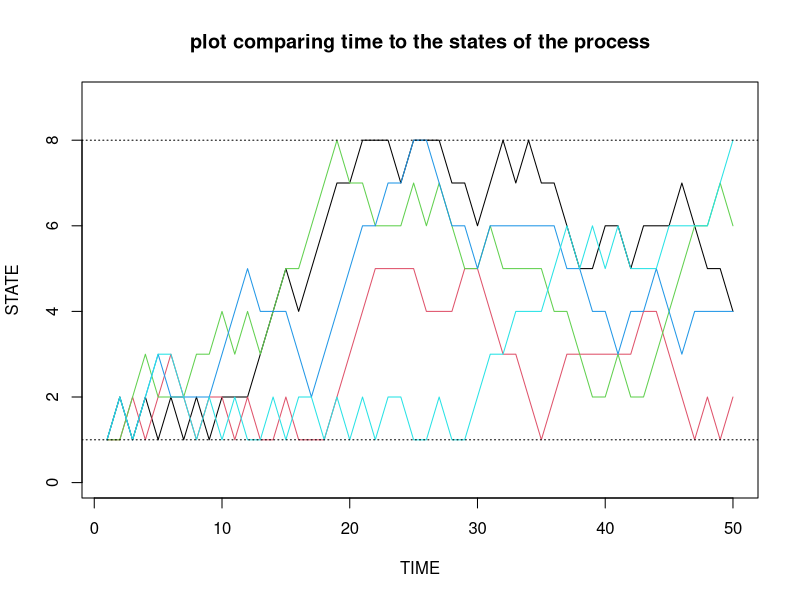

Here is the R script that generated this plot:

set.seed(69)

run.mc.sim <- function( P, num.iters = 50 ) {
  
  num.states <- nrow(P)
  
  states     <- numeric(num.iters)
  
  states[1]    <- 1
  
  t <-2 
  
  while(t<=num.iters){
    
    p  <- P[states[t-1], ]
    
    states[t] <-  which(rmultinom(1, 1, p) == 1)
    
    t=t+1
  }
  
  return(states)
}

C1 <- c( 1/3, 2/3, 0.0, 0.0, 0.0, 0.0, 0.0, 0.0)

C2 <- c( 1/3, 1/3, 1/3, 0.0, 0.0, 0.0, 0.0, 0.0)

C3 <- c( 0.0, 1/3, 1/3, 1/3, 0.0, 0.0, 0.0, 0.0)

C4 <- c( 0.0, 0.0, 1/3, 1/3, 1/3, 0.0, 0.0, 0.0)

C5 <- c( 0.0, 0.0, 0.0, 1/3, 1/3, 1/3, 0.0, 0.0)

C6 <- c( 0.0, 0.0, 0.0, 0.0, 1/3, 1/3, 1/3, 0.0)

C7 <- c( 0.0, 0.0, 0.0, 0.0, 0.0, 1/3, 1/3, 1/3)

C8 <- c( 0.0, 0.0, 0.0, 0.0, 0.0, 0.0, 2/3, 1/3)

P <- t(matrix(c( C1, C2 , C3 , C4 , C5 , C6 , C7 , C8 ),nrow=8,ncol=8))

num.chains     <- 5

num.iterations <- 50

chain.states <- matrix(NA, ncol=num.chains, nrow=num.iterations)

c <- 1 

while(c<=5){
  
  chain.states[,c] <- run.mc.sim(P)
  
  c = c + 1
  
}

matplot(chain.states, type='l', lty=1, col=1:5, ylim=c(0,9), main="plot comparing time to the states of the process",  ylab='STATE', xlab='TIME')

abline(h=1, lty=3)

abline(h=8, lty=3)
